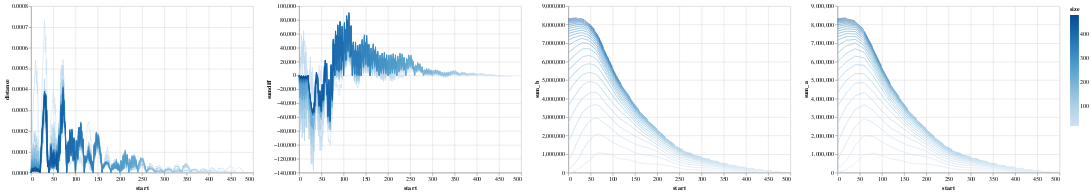

Source (notebook cell):
### Markdown cell above
### Error overview

### Code cell
alt.data_transformers.enable('default', max_rows=1000000)

filtered_distances = distances[distances.sum_b > size * 0.05]

alt.Chart(distances).mark_line(strokeWidth=1).encode(
    x="start:Q",
    y="distance:Q",
    color="size:Q"
) | alt.Chart(distances).mark_line(strokeWidth=1).encode(
    x="start:Q",
    y="sumdiff:Q",
    color="size:Q"
) | alt.Chart(distances).mark_line(strokeWidth=1).encode(
    x="start:Q",
    y="sum_b:Q",
    color="size:Q"
) | alt.Chart(distances).mark_line(strokeWidth=1).encode(
    x="start:Q",
    y="sum_a:Q",
    color="size:Q"
)

### Figure 1 — Vega-Lite specification as saved in the notebook (floating-point values rounded to 4 significant figures; data arrays with more than 128 entries replaced by an {"elided": "..."} marker saying what was removed)
{"$schema": "https://vega.github.io/schema/vega-lite/v2.6.0.json", "config": {"view": {"height": 300, "width": 400}}, "datasets": {"data-ea57cbaf085b657c25493c4cb042e479": {"elided": "6000 records"}}, "hconcat": [{"data": {"name": "data-ea57cbaf085b657c25493c4cb042e479"}, "encoding": {"color": {"field": "size", "type": "quantitative"}, "x": {"field": "start", "type": "quantitative"}, "y": {"field": "distance", "type": "quantitative"}}, "mark": {"strokeWidth": 1, "type": "line"}}, {"data": {"name": "data-ea57cbaf085b657c25493c4cb042e479"}, "encoding": {"color": {"field": "size", "type": "quantitative"}, "x": {"field": "start", "type": "quantitative"}, "y": {"field": "sumdiff", "type": "quantitative"}}, "mark": {"strokeWidth": 1, "type": "line"}}, {"data": {"name": "data-ea57cbaf085b657c25493c4cb042e479"}, "encoding": {"color": {"field": "size", "type": "quantitative"}, "x": {"field": "start", "type": "quantitative"}, "y": {"field": "sum_b", "type": "quantitative"}}, "mark": {"strokeWidth": 1, "type": "line"}}, {"data": {"name": "data-ea57cbaf085b657c25493c4cb042e479"}, "encoding": {"color": {"field": "size", "type": "quantitative"}, "x": {"field": "start", "type": "quantitative"}, "y": {"field": "sum_a", "type": "quantitative"}}, "mark": {"strokeWidth": 1, "type": "line"}}]}
